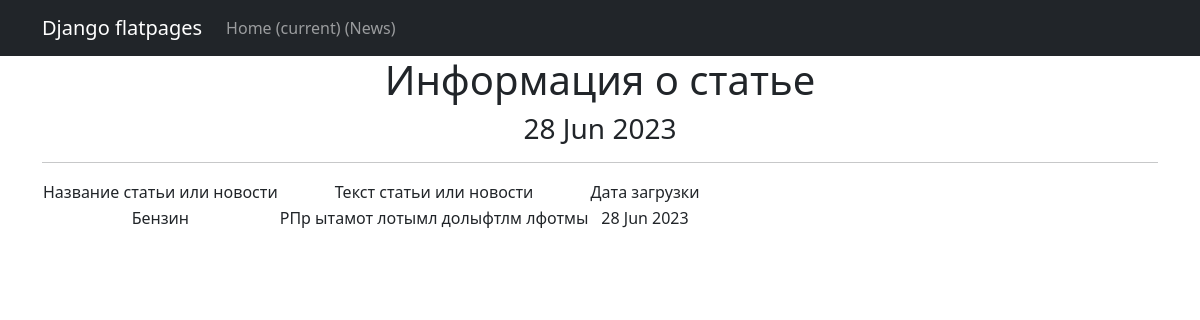
Page /news/41 on the committed database.
### News/models.py (models this page shows, shortened)
class Post(models.Model):
    author = models.ForeignKey(Author, on_delete=models.CASCADE)
    NEWS = 'NW'
    ARTICLE = 'AR'
    CATEGORY_CHOICES = (
        (NEWS, 'Новость'),
        (ARTICLE, 'Статья'),
    )
    categoryType = models.CharField(max_length=2, choices=CATEGORY_CHOICES, default=ARTICLE)
    dateCreation = models.DateTimeField(auto_now_add=True)
    postCategory = models.ManyToManyField(Category, through='PostCategory')
    title = models.CharField(max_length=128)
    text = models.TextField()
    rating = models.SmallIntegerField(default=0)

### News/views.py (the view)
# urls.py: path('<int:pk>', PostDetail.as_view(), name='post_detail'),
class PostDetail(DetailView):
    model = Post
    template_name = 'post.html'
    context_object_name = 'post'
    def get_context_data(self, **kwargs):
        context = super().get_context_data(**kwargs)
        context['time_now'] = \
            datetime.utcnow()
        context['next_info'] = None
        return context

### News/templatetags/custom_filters.py (called while the page is built)
@register.filter()
def censor(value):
    bad_words = ['useful', 'python']
    if not isinstance(value, str):
        raise TypeError(f"unresolved type '{type(value)}' expected  type 'str'")
    for word in value.split():
        if word.lower() in bad_words:
            value = value.replace(word, f"{word[0]}{'*' * (len(word) - 1)}")
    return value

### News/templates/post.html (shortened to what this page needs)
{% extends 'flatpages/default.html' %}
{% load custom_filters %}
{% block content %}
  <h1>Информация о статье</h1>
   <h3>{{ time_now|date:'d M Y' }}</h3>
<hr>
       <table>
           <tr>
               <td>Название статьи или новости</td>
               <td>Текст статьи или новости</td>
               <td>Дата загрузки</td>
           <tr>
               <td>{{ post.title|censor }}</td>
               <td>{{ post.text |censor }}</td>
               <td>{{ post.dateCreation|date:'d M Y ' }}</td>
       </table>
{% endblock content %}

### rows in the picture
Post: dateCreation "28 Jun 2023", title|censor "Бензин", text|censor "РПр ытамот лотымл долыфтлм лфотмы"
